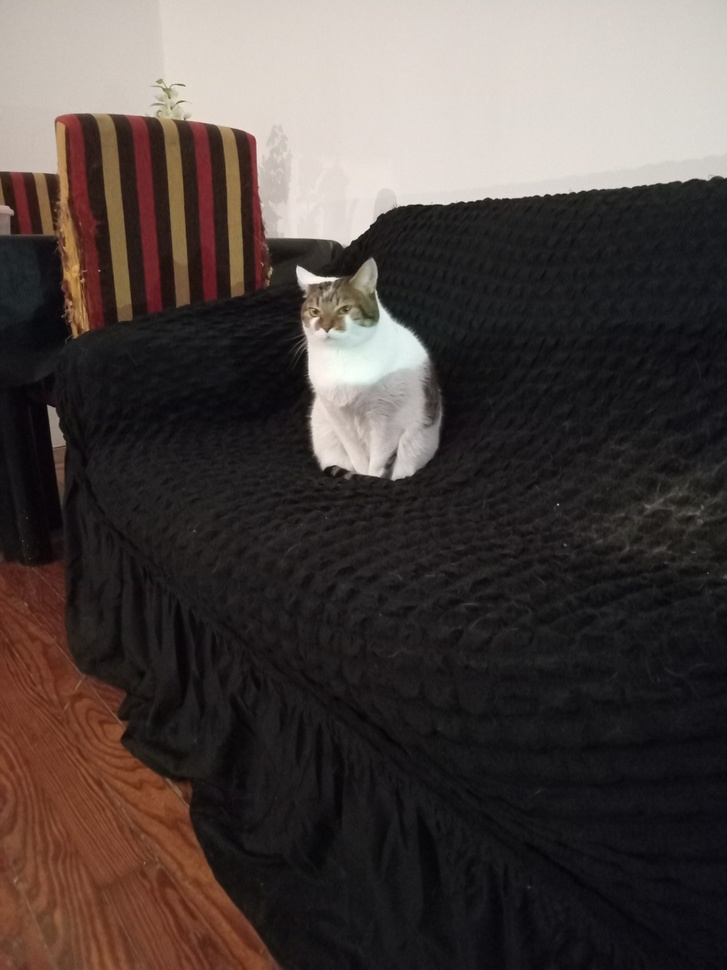
#> input picture 006_fotografia_digital/imagenes/originales/actividad4_original.jpg, 727 x 970 px, shrunk from 1152 x 1536 before the run; the run also reads 1 picture not shown here
$ python pipeline_composicion_visual_parte_2_y_3.py
#> lines starting #> are read from the running program, lines starting #| are printed output that depends on the picture
"""
Uso:
python "006_fotografia_digital/codigo/pipeline_composicion_visual_parte_2_y_3.py"
"""

from pathlib import Path
import cv2
import numpy as np
import matplotlib.pyplot as plt

# =========================================================
# RUTAS
# =========================================================

BASE_DIR = Path(__file__).resolve().parent.parent

DIR_ORIGINALES = BASE_DIR / "imagenes" / "originales"
DIR_PROCESADAS = BASE_DIR / "imagenes" / "procesadas"

DIR_PROCESADAS.mkdir(parents=True, exist_ok=True)

# =========================================================
# IMAGENES
# =========================================================

IMG_ACT4_ORIGINAL = DIR_ORIGINALES / "actividad4_original.jpg"

IMG_ACT5_ORIGINAL = DIR_ORIGINALES / "actividad5_original_amplia.jpg"

IMG_ACT6_VISTA_A = DIR_ORIGINALES / "actividad6_vista_a.jpg"
IMG_ACT6_VISTA_B = DIR_ORIGINALES / "actividad6_vista_b.jpg"

IMG_ACT7_FINAL = DIR_ORIGINALES / "actividad7_luz_final.jpg"
IMG_ACT7_ALTERNATIVA = DIR_ORIGINALES / "actividad7_luz_base.jpg"

# =========================================================
# FUNCIONES
# =========================================================

def cargar_rgb(ruta):
    img_bgr = cv2.imread(str(ruta))
#> img_bgr is the input picture: shape (970, 727, 3); mean B, G, R 65.6, 68.7, 77.8

    if img_bgr is None:
        raise FileNotFoundError(f"No se pudo cargar: {ruta}")

    return cv2.cvtColor(img_bgr, cv2.COLOR_BGR2RGB)


def guardar_rgb(ruta, imagen_rgb):
    imagen_bgr = cv2.cvtColor(imagen_rgb, cv2.COLOR_RGB2BGR)
    cv2.imwrite(str(ruta), imagen_bgr)


def guardar_figura(fig, ruta):
    fig.savefig(ruta, bbox_inches="tight")
    plt.close(fig)


# =========================================================
# ACTIVIDAD 4
# SIMPLICIDAD VISUAL
# =========================================================

img_act4_original = cargar_rgb(IMG_ACT4_ORIGINAL)

alto, ancho = img_act4_original.shape[:2]
#> alto = 970; ancho = 727

crop_act4 = img_act4_original[
    int(alto * 0.10):int(alto * 0.90),
    int(ancho * 0.22):int(ancho * 0.82)
]

gris_act4 = cv2.cvtColor(crop_act4, cv2.COLOR_RGB2GRAY)

guardar_rgb(
    DIR_PROCESADAS / "actividad4_final_color.jpg",
    crop_act4
)

cv2.imwrite(
    str(DIR_PROCESADAS / "actividad4_final_grises.jpg"),
    gris_act4
)

fig, ax = plt.subplots(1, 2, figsize=(12, 6))

ax[0].imshow(img_act4_original)
ax[0].set_title("Actividad 4 - Original")
ax[0].axis("off")

ax[1].imshow(gris_act4, cmap="gray")
ax[1].set_title("Actividad 4 - Final")
ax[1].axis("off")

guardar_figura(
    fig,
    DIR_PROCESADAS / "actividad4_comparacion.jpg"
)

# =========================================================
# ACTIVIDAD 5
# REENCUADRE
# =========================================================

img_act5 = cargar_rgb(IMG_ACT5_ORIGINAL)
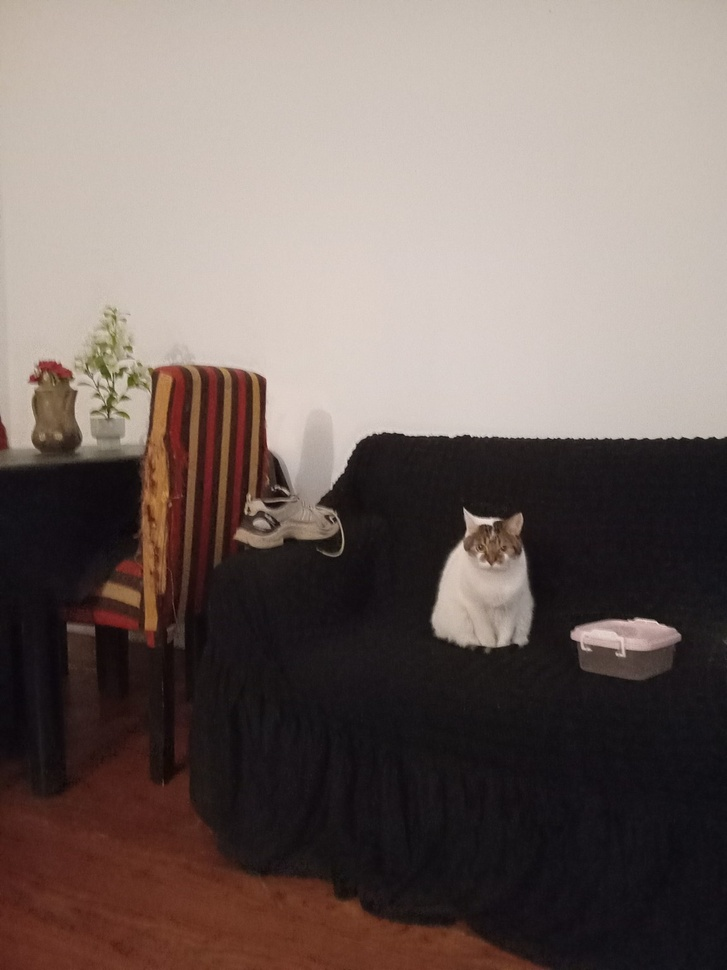
#> input picture 006_fotografia_digital/imagenes/originales/actividad5_original_amplia.jpg, 727 x 970 px, shrunk from 1152 x 1536 before the run
#> in cargar_rgb, img_bgr is the input picture: shape (970, 727, 3); mean B, G, R 99.8, 104.7, 118

alto5, ancho5 = img_act5.shape[:2]
#> alto5 = 970; ancho5 = 727

crop_a = img_act5[
    int(alto5 * 0.32):int(alto5 * 0.92),
    int(ancho5 * 0.48):int(ancho5 * 0.92)
]

crop_b = img_act5[
    int(alto5 * 0.18):int(alto5 * 0.78),
    int(ancho5 * 0.58):int(ancho5 * 0.82)
]

guardar_rgb(
    DIR_PROCESADAS / "actividad5_crop_a.jpg",
    crop_a
)

guardar_rgb(
    DIR_PROCESADAS / "actividad5_crop_b.jpg",
    crop_b
)

img_marcas = img_act5.copy()

cv2.rectangle(
    img_marcas,
    (int(ancho5 * 0.48), int(alto5 * 0.32)),
    (int(ancho5 * 0.92), int(alto5 * 0.92)),
    (255, 0, 0),
    5
)

cv2.rectangle(
    img_marcas,
    (int(ancho5 * 0.58), int(alto5 * 0.18)),
    (int(ancho5 * 0.82), int(alto5 * 0.78)),
    (0, 255, 0),
    5
)

guardar_rgb(
    DIR_PROCESADAS / "actividad5_marcas.jpg",
    img_marcas
)

# =========================================================
# ACTIVIDAD 6
# PUNTO DE VISTA
# =========================================================

img_vista_a = cargar_rgb(IMG_ACT6_VISTA_A)
img_vista_b = cargar_rgb(IMG_ACT6_VISTA_B)
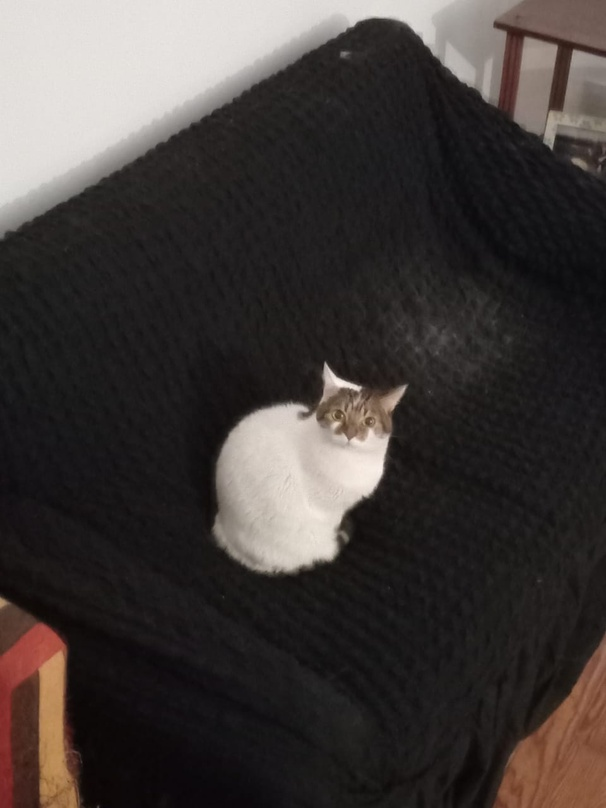
#> input picture 006_fotografia_digital/imagenes/originales/actividad6_vista_b.jpg, 606 x 808 px, shrunk from 960 x 1280 before the run
#> in cargar_rgb, img_bgr is the input picture: shape (808, 606, 3); mean B, G, R 56.6, 58.6, 64.4

guardar_rgb(
    DIR_PROCESADAS / "actividad6_vista_a.jpg",
    img_vista_a
)

guardar_rgb(
    DIR_PROCESADAS / "actividad6_vista_b.jpg",
    img_vista_b
)

fig, ax = plt.subplots(1, 2, figsize=(12, 6))

ax[0].imshow(img_vista_a)
ax[0].set_title("Vista A")
ax[0].axis("off")

ax[1].imshow(img_vista_b)
ax[1].set_title("Vista B")
ax[1].axis("off")

guardar_figura(
    fig,
    DIR_PROCESADAS / "actividad6_comparacion.jpg"
)

# =========================================================
# ACTIVIDAD 7
# LUZ
# =========================================================

img_luz_final = cargar_rgb(IMG_ACT7_FINAL)
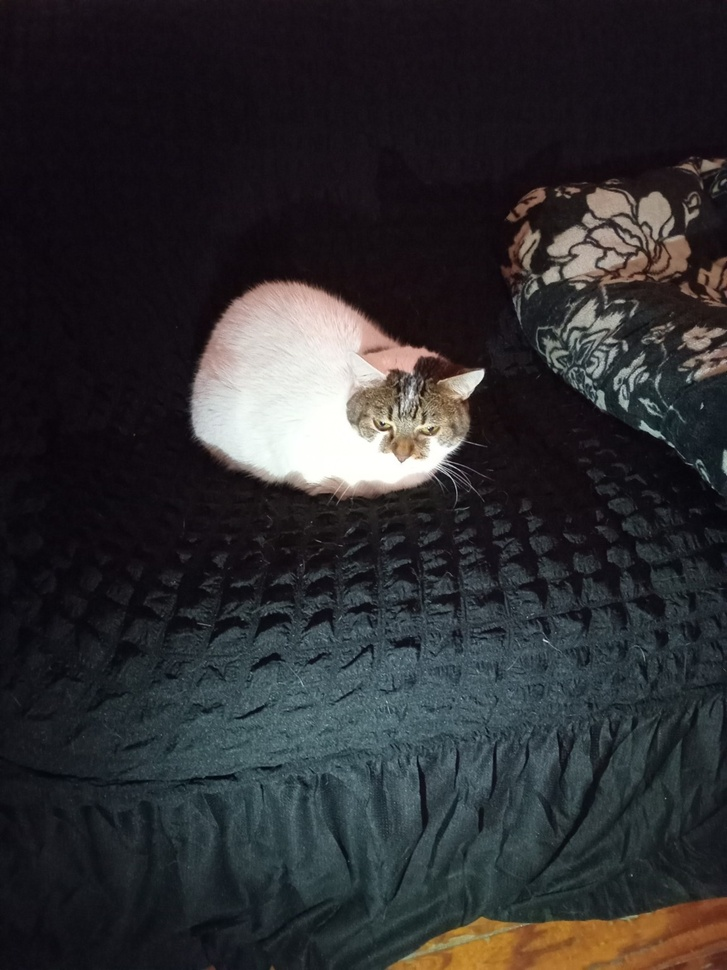
#> input picture 006_fotografia_digital/imagenes/originales/actividad7_luz_final.jpg, 727 x 970 px, shrunk from 1152 x 1536 before the run
#> in cargar_rgb, img_bgr is the input picture: shape (970, 727, 3); mean B, G, R 48.6, 46, 46.7
img_luz_alt = cargar_rgb(IMG_ACT7_ALTERNATIVA)
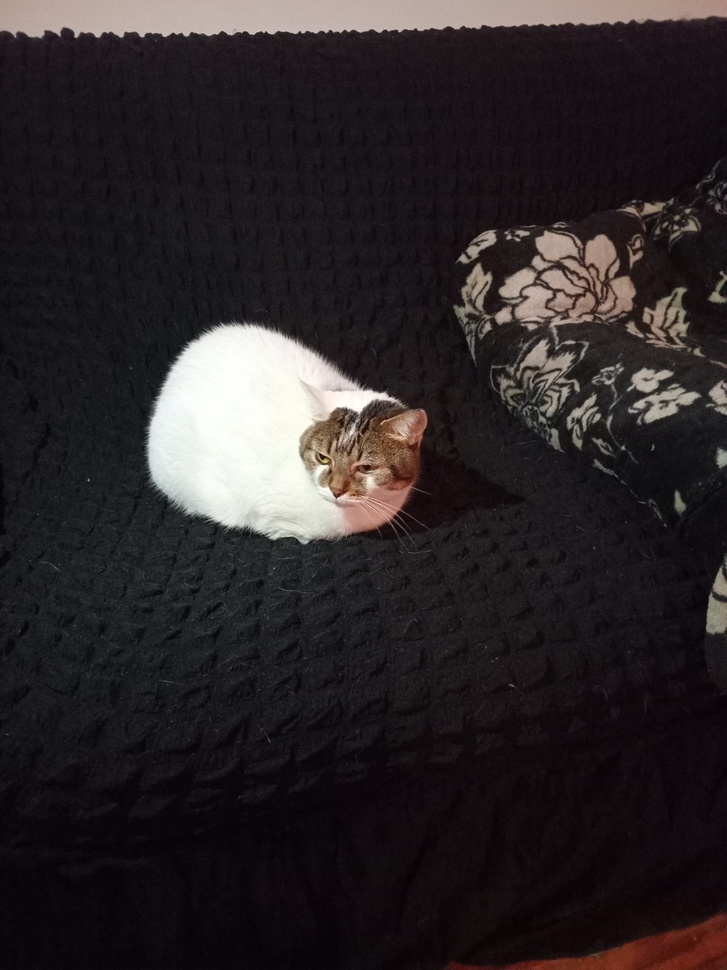
#> input picture 006_fotografia_digital/imagenes/originales/actividad7_luz_base.jpg, 727 x 970 px, shrunk from 1152 x 1536 before the run
#> in cargar_rgb, img_bgr is the input picture: shape (970, 727, 3); mean B, G, R 40.9, 39.1, 44.7

guardar_rgb(
    DIR_PROCESADAS / "actividad7_luz_final.jpg",
    img_luz_final
)

guardar_rgb(
    DIR_PROCESADAS / "actividad7_luz_alternativa.jpg",
    img_luz_alt
)

fig, ax = plt.subplots(1, 2, figsize=(12, 6))

ax[0].imshow(img_luz_alt)
ax[0].set_title("Luz alternativa")
ax[0].axis("off")

ax[1].imshow(img_luz_final)
ax[1].set_title("Luz final")
ax[1].axis("off")

guardar_figura(
    fig,
    DIR_PROCESADAS / "actividad7_comparacion.jpg"
)

# =========================================================
# ACTIVIDAD 8
# SELECCION CRITICA
# =========================================================

fig, ax = plt.subplots(1, 3, figsize=(15, 5))

desc1 = cargar_rgb(IMG_ACT6_VISTA_A)
desc2 = cargar_rgb(IMG_ACT7_ALTERNATIVA)
elegida = cargar_rgb(IMG_ACT7_FINAL)

ax[0].imshow(desc1)
ax[0].set_title("Descartada 1")
ax[0].axis("off")

ax[1].imshow(desc2)
ax[1].set_title("Descartada 2")
ax[1].axis("off")

ax[2].imshow(elegida)
ax[2].set_title("Imagen elegida")
ax[2].axis("off")

guardar_figura(
    fig,
    DIR_PROCESADAS / "actividad8_seleccion_critica.jpg"
)

# =========================================================
# ACTIVIDAD 10
# ANEXO TECNICO
# =========================================================

img_tecnica = cargar_rgb(IMG_ACT7_FINAL)

# RGB -> HSV
img_hsv = cv2.cvtColor(img_tecnica, cv2.COLOR_RGB2HSV)
#> img_hsv: shape (970, 727, 3); mean H, S, V 111.2, 74.5, 53.4

# Ecualizacion canal V
h, s, v = cv2.split(img_hsv)

v_eq = cv2.equalizeHist(v)
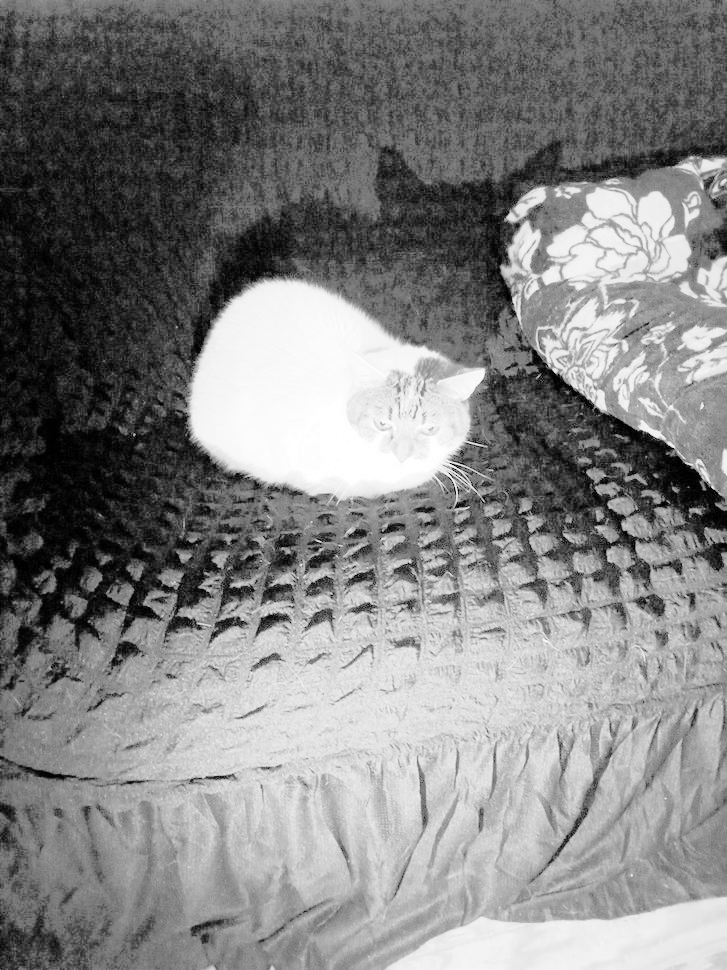
#> v_eq: shape (970, 727); min 0, max 255, mean 130.2

img_hsv_eq = cv2.merge((h, s, v_eq))
#> img_hsv_eq: shape (970, 727, 3); mean H, S, V 111.2, 74.5, 130.2

img_rgb_eq = cv2.cvtColor(img_hsv_eq, cv2.COLOR_HSV2RGB)
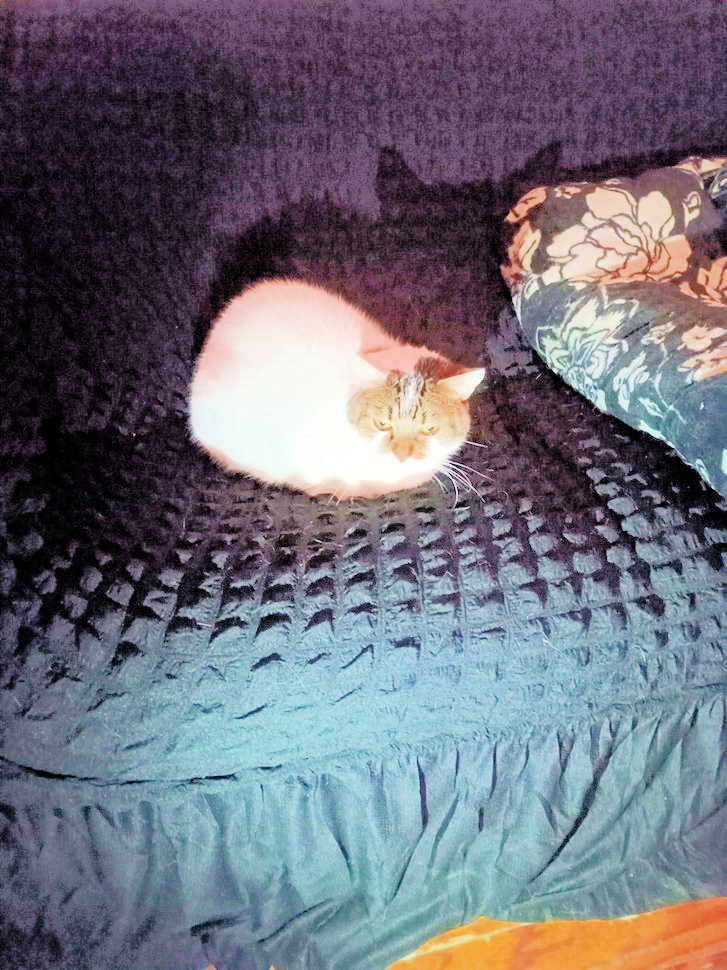
#> img_rgb_eq: shape (970, 727, 3); mean R, G, B 110.1, 109.9, 121.1

# Escala de grises
img_grises = cv2.cvtColor(img_tecnica, cv2.COLOR_RGB2GRAY)

guardar_rgb(
    DIR_PROCESADAS / "actividad10_hsv_ecualizado.jpg",
    img_rgb_eq
)

cv2.imwrite(
    str(DIR_PROCESADAS / "actividad10_grises.jpg"),
    img_grises
)

# Histograma
fig = plt.figure(figsize=(8, 5))

plt.hist(v.ravel(), bins=256)

plt.title("Histograma canal V")
plt.xlabel("Intensidad")
plt.ylabel("Cantidad de pixeles")

guardar_figura(
    fig,
    DIR_PROCESADAS / "actividad10_histograma.jpg"
)
#> in guardar_figura (call 5), `fig.savefig(ruta, bbox_inches="tight")`:
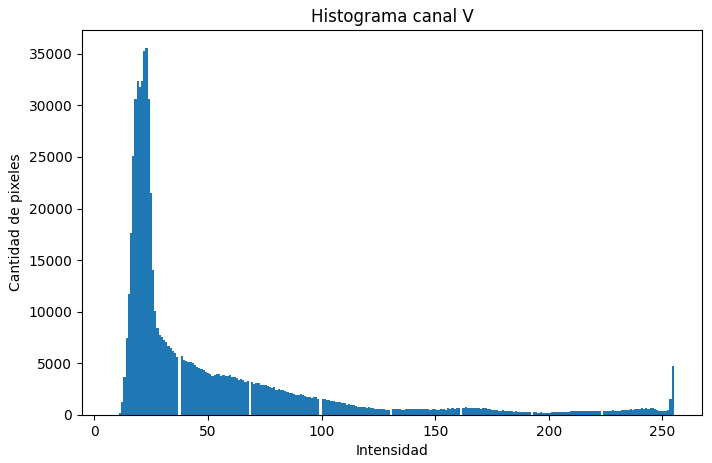
#> figure drawn by matplotlib, 1 panel; tallest bar 35519 high, from x = 22.5 to 23.47

print("===================================")
print("PIPELINE FINALIZADO CORRECTAMENTE")
print("===================================")
